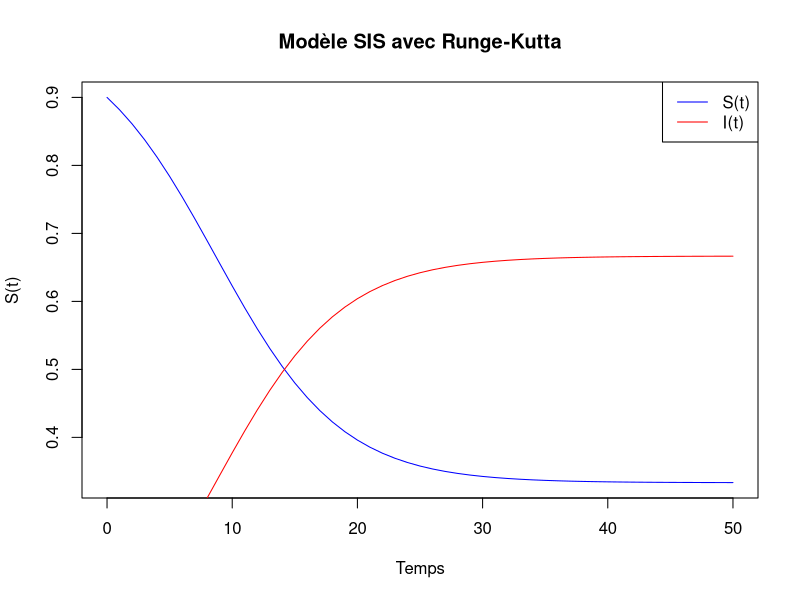

Write the R code that produced this figure.
# Définition des paramètres
#-nour el imane azzman
#-silia el ghazi
#-aya ahmyttou
beta <- 0.3
gamma <- 0.1

# Définition des équations différentielles
dS <- function(S, I, beta, gamma) {
  return(-beta * S * I + gamma * I)
}

dI <- function(S, I, beta, gamma) {
  return(beta * S * I - gamma * I)
}

# Méthode de Runge-Kutta d'ordre 4
runge_kutta <- function(S, I, dS, dI, beta, gamma, h) {
  k1_S <- dS(S, I, beta, gamma)
  k1_I <- dI(S, I, beta, gamma)
  
  k2_S <- dS(S + 0.5 * h * k1_S, I + 0.5 * h * k1_I, beta, gamma)
  k2_I <- dI(S + 0.5 * h * k1_S, I + 0.5 * h * k1_I, beta, gamma)
  
  k3_S <- dS(S + 0.5 * h * k2_S, I + 0.5 * h * k2_I, beta, gamma)
  k3_I <- dI(S + 0.5 * h * k2_S, I + 0.5 * h * k2_I, beta, gamma)
  
  k4_S <- dS(S + h * k3_S, I + h * k3_I, beta, gamma)
  k4_I <- dI(S + h * k3_S, I + h * k3_I, beta, gamma)
  
  S_new <- S + (h / 6) * (k1_S + 2 * k2_S + 2 * k3_S + k4_S)
  I_new <- I + (h / 6) * (k1_I + 2 * k2_I + 2 * k3_I + k4_I)
  
  return(c(S_new, I_new))
}

# Paramètres initiaux
S0 <- 0.9
I0 <- 0.1

# Intervalle de temps
t <- seq(0, 50, by = 1)

# Pas de temps
h <- 1

# Résolution du système d'équations différentielles avec Runge-Kutta
result <- matrix(0, nrow = length(t), ncol = 2)
result[1, ] <- c(S0, I0)

for (i in 2:length(t)) {
  result[i, ] <- runge_kutta(result[i - 1, 1], result[i - 1, 2], dS, dI, beta, gamma, h)
}

# Tracé des résultats
plot(t, result[, 1], type = 'l', col = 'blue', xlab = 'Temps', ylab = 'S(t)', main = 'Modèle SIS avec Runge-Kutta')
lines(t, result[, 2], col = 'red')
legend('topright', legend = c('S(t)', 'I(t)'), col = c('blue', 'red'), lty = 1)
